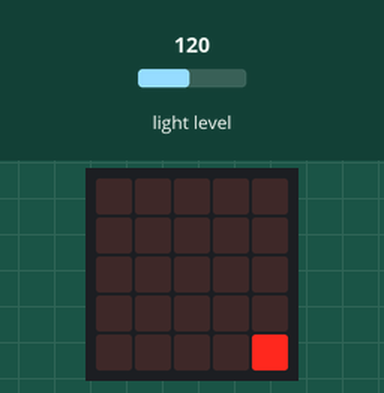
A program run on a simulated BBC micro:bit (MakeCode). Parts: the board's 5×5 LED display. Inputs (shaded band) come from the test bench; at power-on: light level 120.

Above: at 1.2 s.
1.3 s: light level set to 191
At 1.32 s:
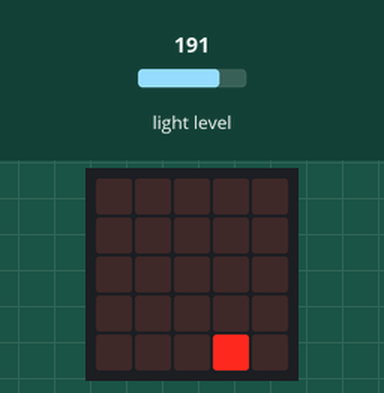
3.1 s: light level set to 250
6.1 s: light level set to 5
At 6.49 s:
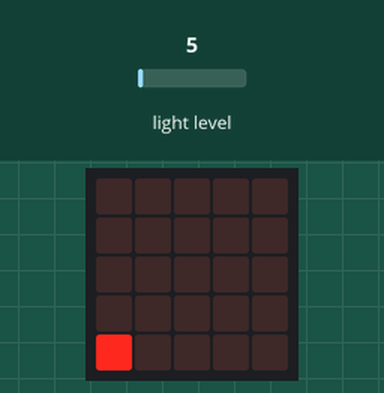
8.3 s: light level set to 64
At 10.67 s:
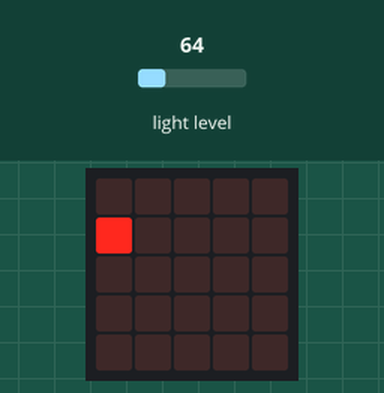
Timing chart, 0 to 10.8 s (numbered marks = the images above; inputs shaded):
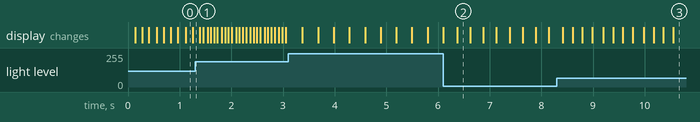

Measured:
- after the input at 6.1 s, the display: first changes at once (image 2 shows a later state)

The program:

main.ts
```typescript
let status = 0
let x = 0
let y = 0
let wait = input.lightLevel()
basic.forever(function () {
    wait = 255 - input.lightLevel()
})
basic.forever(function () {
    if (status == 0) {
        for (let index = 0; index < 4; index++) {
            led.toggle(x, y)
            basic.pause(wait)
            basic.clearScreen()
            x += 1
        }
        status += 1
    } else if (status == 1) {
        for (let index = 0; index < 4; index++) {
            led.toggle(x, y)
            basic.pause(wait)
            basic.clearScreen()
            y += 1
        }
        status += 1
    } else if (status == 2) {
        for (let index = 0; index < 4; index++) {
            led.toggle(x, y)
            basic.pause(wait)
            basic.clearScreen()
            x += -1
        }
        status += 1
    } else if (status == 3) {
        for (let index = 0; index < 4; index++) {
            led.toggle(x, y)
            basic.pause(wait)
            basic.clearScreen()
            y += -1
        }
        status = 0
    }
})
```

test.ts
```typescript
// Hier kann man Tests durchführen; diese Datei wird nicht kompiliert, wenn dieses Paket als Erweiterung verwendet wird.
```
